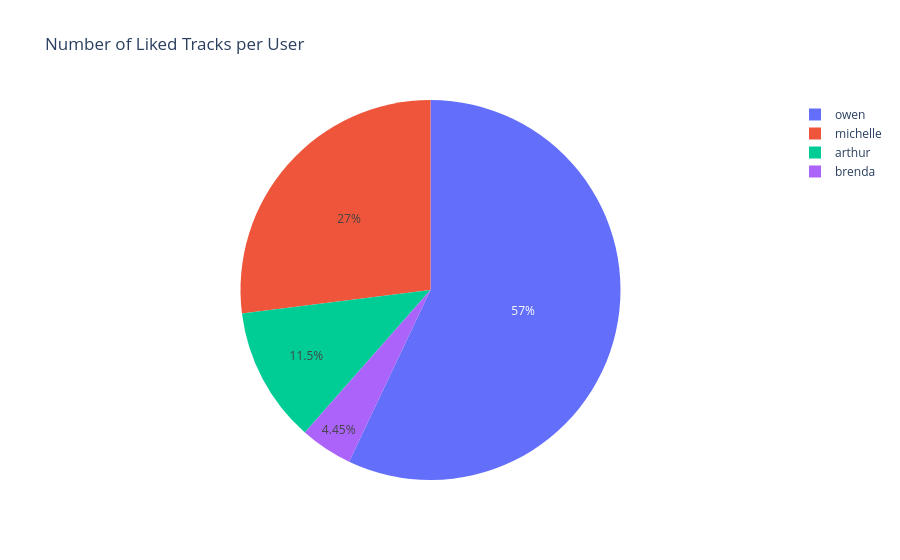

Write notebook code for a chart like this one.
### Code cell
px.pie(df, names="username", title="Number of Liked Tracks per User")

### Figure 1 — Plotly figure (JSON) as saved in the notebook; plotly's stock layout.template omitted (floating-point values rounded to 4 significant figures; data arrays with more than 128 entries replaced by an {"elided": "..."} marker saying what was removed)
{"data": [{"domain": {"x": [0, 1], "y": [0, 1]}, "hovertemplate": "username=%{label}<extra></extra>", "labels": {"elided": "3143 str values"}, "legendgroup": "", "name": "", "showlegend": true, "type": "pie"}], "layout": {"legend": {"tracegroupgap": 0}, "title": {"text": "Number of Liked Tracks per User"}}}
